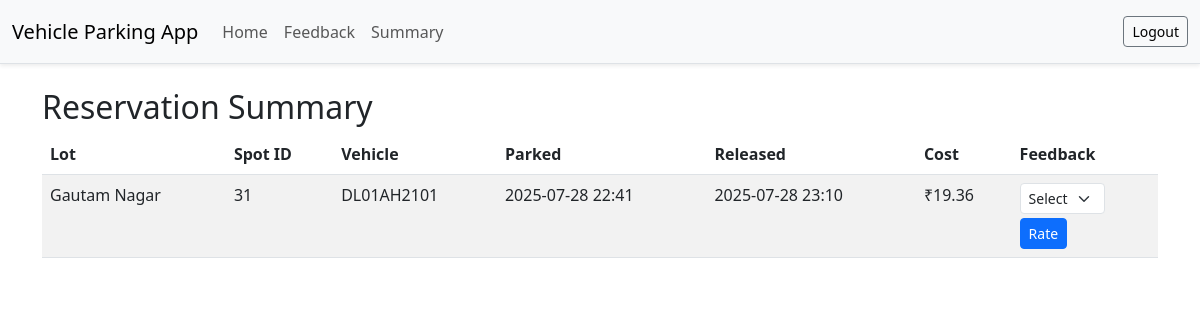
Page /user/feedback (signed in) on the committed database.
### models.py (models this page shows)
class Reservation(db.Model):
    id = db.Column(db.Integer, primary_key=True)
    user_id = db.Column(db.Integer, db.ForeignKey('user.id'), nullable=False)
    spot_id = db.Column(db.Integer, db.ForeignKey('parking_spot.id'), nullable=False)
    parking_time = db.Column(db.DateTime, nullable=True)
    release_time = db.Column(db.DateTime, nullable=True)
    cost = db.Column(db.Float, nullable=True)
    vehicle_number = db.Column(db.String(20), nullable=False)
    rating = db.Column(db.Float, nullable=True)

class ParkingLot(db.Model):
    id = db.Column(db.Integer, primary_key=True)
    name = db.Column(db.String(100), nullable=False)
    address = db.Column(db.String(200), nullable=False)
    pin_code = db.Column(db.String(10), nullable=False)
    price = db.Column(db.Float, nullable=False)
    max_spots = db.Column(db.Integer, nullable=False)
    spots = db.relationship('ParkingSpot', backref='lot', lazy=True)

class ParkingSpot(db.Model):
    id = db.Column(db.Integer, primary_key=True)
    lot_id = db.Column(db.Integer, db.ForeignKey('parking_lot.id'), nullable=False)
    status = db.Column(db.String(1), nullable=False, default='A')  # A = Available, O = Occupied
    reservations = db.relationship('Reservation', backref='spot', lazy="dynamic")

### app.py (the view)
@app.route('/user/feedback')
def user_feedback():
    if session.get('role') != 'user':
        return redirect(url_for('login'))
    user_id = session.get('user')
    if not isinstance(user_id, int):
        return redirect(url_for('login'))
    reservations = (
        Reservation.query
        .filter_by(user_id=user_id)
        .filter(Reservation.release_time.isnot(None))
        .order_by(Reservation.parking_time.desc())
        .all()
    )
    return render_template('user_feedback.html', reservations=reservations)

### templates/user_feedback.html (shortened to what this page needs)
{% extends "base.html" %}
{% block content %}
<h2>Reservation Summary</h2>
<table class="table table-striped">
    <thead>
        <tr>
            <th>Lot</th>
            <th>Spot ID</th>
            <th>Vehicle</th>
            <th>Parked</th>
            <th>Released</th>
            <th>Cost</th>
            <th>Feedback</th>
        </tr>
    </thead>
    <tbody>
        {% for r in reservations %}
        <tr>
            <td>{{ r.spot.lot.name }}</td>
            <td>{{ r.spot.id }}</td>
            <td>{{ r.vehicle_number }}</td>
            <td>{{ r.parking_time.strftime('%Y-%m-%d %H:%M') }}</td>
            <td>{{ r.release_time.strftime('%Y-%m-%d %H:%M') }}</td>
            <td>₹{{ r.cost or '—' }}</td>
            <td>
                {% if r.rating %}
                    {{ r.rating }} ★
                {% else %}
                    <form method="POST" action="{{ url_for('submit_rating', reservation_id=r.id) }}">
                        <select name="rating" class="form-select form-select-sm" style="width: auto;" required>
                        <option disabled selected>Select</option>
                        </select>
                            <button type="submit" class="btn btn-sm btn-primary mt-1">Rate</button>
                    </form>
                {% endif %}
            </td>
        </tr>
        {% endfor %}
    </tbody>
</table>
{% endblock %}

### static/css/styles.css (style rules this page uses)
body { background-color: #f8f9fa; }
h2 { margin-bottom: 20px; }

### rows in the picture
Reservation: spot.lot.name "Gautam Nagar", spot.id "31", vehicle_number "DL01AH2101", parking_time "2025-07-28 22:41", release_time "2025-07-28 23:10", cost "19.36"
